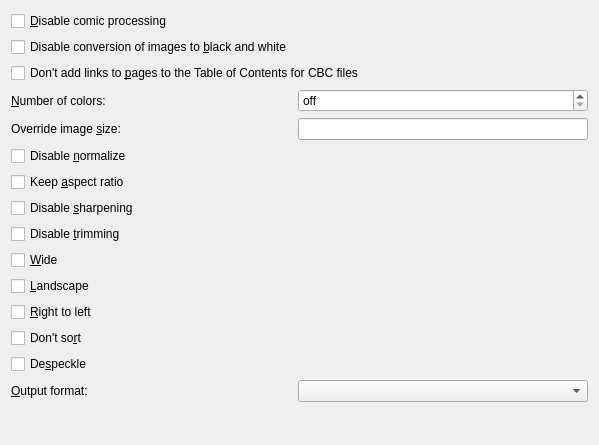
<?xml version="1.0" encoding="UTF-8"?>
<ui version="4.0">
 <class>Form</class>
 <widget class="QWidget" name="Form">
  <property name="geometry">
   <rect>
    <x>0</x>
    <y>0</y>
    <width>599</width>
    <height>445</height>
   </rect>
  </property>
  <property name="windowTitle">
   <string>Form</string>
  </property>
  <layout class="QGridLayout" name="gridLayout">
   <item row="3" column="0">
    <widget class="QLabel" name="label_3">
     <property name="text">
      <string>&amp;Number of colors:</string>
     </property>
     <property name="buddy">
      <cstring>opt_colors</cstring>
     </property>
    </widget>
   </item>
   <item row="3" column="1">
    <widget class="QSpinBox" name="opt_colors">
     <property name="specialValueText">
      <string>off</string>
     </property>
     <property name="minimum">
      <number>0</number>
     </property>
     <property name="maximum">
      <number>256</number>
     </property>
     <property name="singleStep">
      <number>8</number>
     </property>
     <property name="value">
      <number>0</number>
     </property>
    </widget>
   </item>
   <item row="5" column="0">
    <widget class="QCheckBox" name="opt_dont_normalize">
     <property name="text">
      <string>Disable &amp;normalize</string>
     </property>
    </widget>
   </item>
   <item row="6" column="0">
    <widget class="QCheckBox" name="opt_keep_aspect_ratio">
     <property name="text">
      <string>Keep &amp;aspect ratio</string>
     </property>
    </widget>
   </item>
   <item row="7" column="0">
    <widget class="QCheckBox" name="opt_dont_sharpen">
     <property name="text">
      <string>Disable &amp;sharpening</string>
     </property>
    </widget>
   </item>
   <item row="8" column="0">
    <widget class="QCheckBox" name="opt_disable_trim">
     <property name="text">
      <string>Disable &amp;trimming</string>
     </property>
    </widget>
   </item>
   <item row="9" column="0">
    <widget class="QCheckBox" name="opt_wide">
     <property name="text">
      <string>&amp;Wide</string>
     </property>
    </widget>
   </item>
   <item row="10" column="0">
    <widget class="QCheckBox" name="opt_landscape">
     <property name="text">
      <string>&amp;Landscape</string>
     </property>
    </widget>
   </item>
   <item row="11" column="0">
    <widget class="QCheckBox" name="opt_right2left">
     <property name="text">
      <string>&amp;Right to left</string>
     </property>
    </widget>
   </item>
   <item row="12" column="0">
    <widget class="QCheckBox" name="opt_no_sort">
     <property name="text">
      <string>Don't so&amp;rt</string>
     </property>
    </widget>
   </item>
   <item row="13" column="0">
    <widget class="QCheckBox" name="opt_despeckle">
     <property name="text">
      <string>De&amp;speckle</string>
     </property>
    </widget>
   </item>
   <item row="15" column="0">
    <spacer name="verticalSpacer">
     <property name="orientation">
      <enum>Qt::Vertical</enum>
     </property>
     <property name="sizeHint" stdset="0">
      <size>
       <width>20</width>
       <height>40</height>
      </size>
     </property>
    </spacer>
   </item>
   <item row="0" column="0">
    <widget class="QCheckBox" name="opt_no_process">
     <property name="text">
      <string>&amp;Disable comic processing</string>
     </property>
    </widget>
   </item>
   <item row="14" column="0">
    <widget class="QLabel" name="label">
     <property name="text">
      <string>&amp;Output format:</string>
     </property>
     <property name="buddy">
      <cstring>opt_output_format</cstring>
     </property>
    </widget>
   </item>
   <item row="14" column="1">
    <widget class="QComboBox" name="opt_output_format"/>
   </item>
   <item row="1" column="0">
    <widget class="QCheckBox" name="opt_dont_grayscale">
     <property name="text">
      <string>Disable conversion of images to &amp;black and white</string>
     </property>
    </widget>
   </item>
   <item row="4" column="0">
    <widget class="QLabel" name="label_2">
     <property name="text">
      <string>Override image &amp;size:</string>
     </property>
     <property name="buddy">
      <cstring>opt_comic_image_size</cstring>
     </property>
    </widget>
   </item>
   <item row="4" column="1">
    <widget class="QLineEdit" name="opt_comic_image_size">
     <property name="clearButtonEnabled">
      <bool>true</bool>
     </property>
    </widget>
   </item>
   <item row="2" column="0" colspan="2">
    <widget class="QCheckBox" name="opt_dont_add_comic_pages_to_toc">
     <property name="text">
      <string>Don't add links to &amp;pages to the Table of Contents for CBC files</string>
     </property>
    </widget>
   </item>
  </layout>
 </widget>
 <resources/>
 <connections>
  <connection>
   <sender>opt_no_process</sender>
   <signal>toggled(bool)</signal>
   <receiver>label_3</receiver>
   <slot>setDisabled(bool)</slot>
   <hints>
    <hint type="sourcelabel">
     <x>184</x>
     <y>11</y>
    </hint>
    <hint type="destinationlabel">
     <x>216</x>
     <y>76</y>
    </hint>
   </hints>
  </connection>
  <connection>
   <sender>opt_no_process</sender>
   <signal>toggled(bool)</signal>
   <receiver>opt_colors</receiver>
   <slot>setDisabled(bool)</slot>
   <hints>
    <hint type="sourcelabel">
     <x>284</x>
     <y>17</y>
    </hint>
    <hint type="destinationlabel">
     <x>592</x>
     <y>76</y>
    </hint>
   </hints>
  </connection>
  <connection>
   <sender>opt_no_process</sender>
   <signal>toggled(bool)</signal>
   <receiver>opt_dont_normalize</receiver>
   <slot>setDisabled(bool)</slot>
   <hints>
    <hint type="sourcelabel">
     <x>107</x>
     <y>15</y>
    </hint>
    <hint type="destinationlabel">
     <x>26</x>
     <y>101</y>
    </hint>
   </hints>
  </connection>
  <connection>
   <sender>opt_no_process</sender>
   <signal>toggled(bool)</signal>
   <receiver>opt_keep_aspect_ratio</receiver>
   <slot>setDisabled(bool)</slot>
   <hints>
    <hint type="sourcelabel">
     <x>171</x>
     <y>11</y>
    </hint>
    <hint type="destinationlabel">
     <x>44</x>
     <y>126</y>
    </hint>
   </hints>
  </connection>
  <connection>
   <sender>opt_no_process</sender>
   <signal>toggled(bool)</signal>
   <receiver>opt_dont_sharpen</receiver>
   <slot>setDisabled(bool)</slot>
   <hints>
    <hint type="sourcelabel">
     <x>126</x>
     <y>12</y>
    </hint>
    <hint type="destinationlabel">
     <x>116</x>
     <y>151</y>
    </hint>
   </hints>
  </connection>
  <connection>
   <sender>opt_no_process</sender>
   <signal>toggled(bool)</signal>
   <receiver>opt_disable_trim</receiver>
   <slot>setDisabled(bool)</slot>
   <hints>
    <hint type="sourcelabel">
     <x>159</x>
     <y>11</y>
    </hint>
    <hint type="destinationlabel">
     <x>73</x>
     <y>176</y>
    </hint>
   </hints>
  </connection>
  <connection>
   <sender>opt_no_process</sender>
   <signal>toggled(bool)</signal>
   <receiver>opt_wide</receiver>
   <slot>setDisabled(bool)</slot>
   <hints>
    <hint type="sourcelabel">
     <x>164</x>
     <y>13</y>
    </hint>
    <hint type="destinationlabel">
     <x>90</x>
     <y>201</y>
    </hint>
   </hints>
  </connection>
  <connection>
   <sender>opt_no_process</sender>
   <signal>toggled(bool)</signal>
   <receiver>opt_landscape</receiver>
   <slot>setDisabled(bool)</slot>
   <hints>
    <hint type="sourcelabel">
     <x>129</x>
     <y>11</y>
    </hint>
    <hint type="destinationlabel">
     <x>145</x>
     <y>209</y>
    </hint>
   </hints>
  </connection>
  <connection>
   <sender>opt_no_process</sender>
   <signal>toggled(bool)</signal>
   <receiver>opt_right2left</receiver>
   <slot>setDisabled(bool)</slot>
   <hints>
    <hint type="sourcelabel">
     <x>183</x>
     <y>15</y>
    </hint>
    <hint type="destinationlabel">
     <x>56</x>
     <y>248</y>
    </hint>
   </hints>
  </connection>
  <connection>
   <sender>opt_no_process</sender>
   <signal>toggled(bool)</signal>
   <receiver>opt_no_sort</receiver>
   <slot>setDisabled(bool)</slot>
   <hints>
    <hint type="sourcelabel">
     <x>162</x>
     <y>11</y>
    </hint>
    <hint type="destinationlabel">
     <x>111</x>
     <y>276</y>
    </hint>
   </hints>
  </connection>
  <connection>
   <sender>opt_no_process</sender>
   <signal>toggled(bool)</signal>
   <receiver>opt_despeckle</receiver>
   <slot>setDisabled(bool)</slot>
   <hints>
    <hint type="sourcelabel">
     <x>254</x>
     <y>19</y>
    </hint>
    <hint type="destinationlabel">
     <x>180</x>
     <y>296</y>
    </hint>
   </hints>
  </connection>
  <connection>
   <sender>opt_no_process</sender>
   <signal>toggled(bool)</signal>
   <receiver>opt_output_format</receiver>
   <slot>setDisabled(bool)</slot>
   <hints>
    <hint type="sourcelabel">
     <x>237</x>
     <y>12</y>
    </hint>
    <hint type="destinationlabel">
     <x>370</x>
     <y>308</y>
    </hint>
   </hints>
  </connection>
  <connection>
   <sender>opt_no_process</sender>
   <signal>toggled(bool)</signal>
   <receiver>opt_dont_grayscale</receiver>
   <slot>setDisabled(bool)</slot>
   <hints>
    <hint type="sourcelabel">
     <x>229</x>
     <y>22</y>
    </hint>
    <hint type="destinationlabel">
     <x>231</x>
     <y>36</y>
    </hint>
   </hints>
  </connection>
  <connection>
   <sender>opt_no_process</sender>
   <signal>toggled(bool)</signal>
   <receiver>opt_comic_image_size</receiver>
   <slot>setDisabled(bool)</slot>
  </connection>
  <connection>
   <sender>opt_no_process</sender>
   <signal>toggled(bool)</signal>
   <receiver>label_2</receiver>
   <slot>setDisabled(bool)</slot>
  </connection>
 </connections>
</ui>
